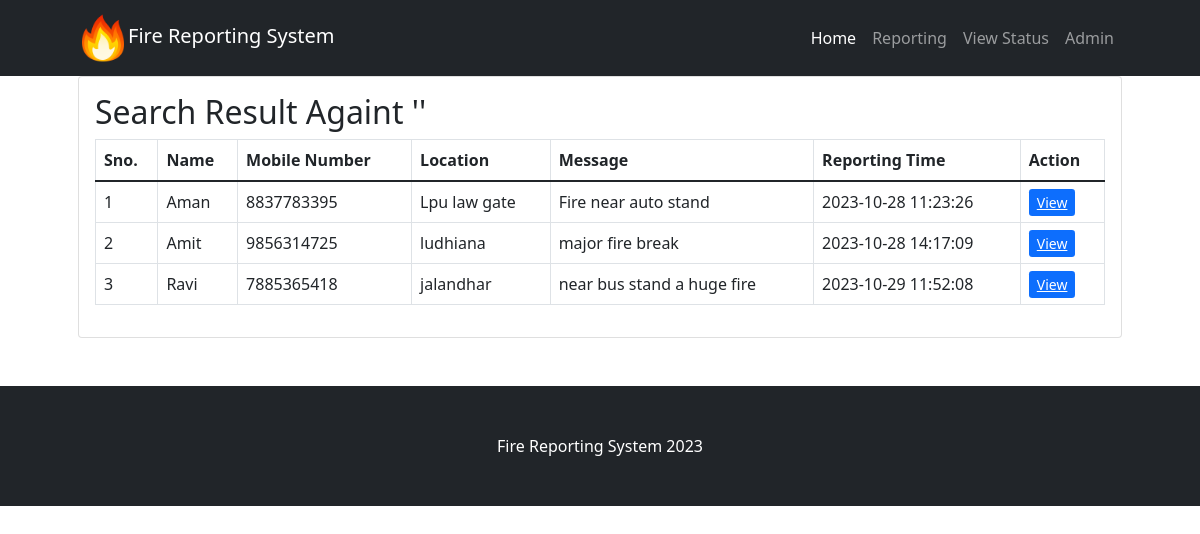
/Fire_reporting/search_result.php, run on the app's committed database.
### tables this page shows
CREATE TABLE `tblfirereport` (
  `id` int(11) NOT NULL,
  `fullName` varchar(225) DEFAULT NULL,
  `mobileNumber` bigint(12) DEFAULT NULL,
  `location` mediumtext DEFAULT NULL,
  `message` mediumtext DEFAULT NULL,
  `assignTo` int(11) DEFAULT NULL,
  `assignTme` varchar(225) NOT NULL,
  `status` varchar(100) NOT NULL,
  `postingDate` timestamp NOT NULL DEFAULT current_timestamp(),
  `assignTime` varchar(225) NOT NULL
);

### Fire_reporting/search_result.php (the view, shortened to what this page needs)
<?php include_once('includes/config.php');
?>
<!DOCTYPE html>
<html lang="en">
    <head>
        <link href="css/style.css" rel="stylesheet" />
    </head>
    <body>
<?php include_once('includes/header.php') ?>
        <div class="container px-4 px-lg-5">
            <div class="row gx-4 gx-lg-5">
                <div class="col-md-12 mb-5">
                    <div class="card h-100">
                        <div class="card-body">
                 <?php
$searchdata=$_POST['serachdata'];
?>
                            <h2 class="card-title">Search Result Againt '<?php echo $searchdata;?>'</h2>
                  <table class="table table-bordered" id="dataTable" width="100%" cellspacing="0">
                                    <thead>
                                       <tr>
                                            <th>Sno.</th>
                                            <th>Name</th>
                                            <th>Mobile Number</th>
                                            <th>Location </th>
                                             <th>Message</th>
                                             <th>Reporting Time</th>
                                            <th>Action</th>
                                        </tr>
                                    </thead>
                                    <tbody>
<?php $query=mysqli_query($con,"select * from tblfirereport where   fullName like '%$searchdata%' || mobileNumber like '%$searchdata%' || location like '%$searchdata%'");
$cnt=1;
while($row=mysqli_fetch_array($query)){
?>
                                        <tr>
                                            <td><?php echo $cnt;?></td>
                                            <td><?php echo $row['fullName'];?></td>
                                            <td><?php echo $row['mobileNumber'];?></td>
                                            <td><?php echo $row['location'];?></td>
                                            <td><?php echo $row['message'];?></td>
                                            <td><?php echo $row['postingDate'];?></td>
                                            <td>
                                <a href="details.php?requestid=<?php echo $row['id'];?>" class="btn-sm btn-primary">View</a>
                              </td>
                                        </tr>
                               <?php $cnt++;
                           } ?>
                                    </tbody>
                                </table>
        </div>
                    </div>
                </div>
            </div>
        </div>
<?php include_once('includes/footer.php') ?>
    </body>
</html>

### Fire_reporting/includes/header.php (shortened to what this page needs)
<nav class="navbar navbar-expand-lg navbar-dark bg-dark">
            <div class="container px-5">
                <a class="navbar-brand" href="index.php">   <img src="assets/logo.png"  width="50">Fire Reporting System</a>
                <div class="collapse navbar-collapse" id="navbarSupportedContent">
                    <ul class="navbar-nav ms-auto mb-2 mb-lg-0">
                        <li class="nav-item"><a class="nav-link active" aria-current="page" href="index.php
                            ">Home</a></li>
                        <li class="nav-item"><a class="nav-link" href="reporting.php">Reporting</a></li>
                        <li class="nav-item"><a class="nav-link" href="search.php">View Status</a></li>
                        <li class="nav-item"><a class="nav-link" href="admin/">Admin</a></li>
                    </ul>
                </div>
            </div>
        </nav>

### Fire_reporting/includes/footer.php
<footer class="py-5 bg-dark">
            <div class="container px-4 px-lg-5"><p class="m-0 text-center text-white"> Fire Reporting System 2023</p></div>
        </footer>

### data on the page
tblfirereport: fullName "Aman", mobileNumber "8837783395", location "Lpu law gate", message "Fire near auto stand", postingDate "2023-10-28 11:23:26"
tblfirereport: fullName "Amit", mobileNumber "9856314725", location "ludhiana", message "major fire break", postingDate "2023-10-28 14:17:09"
tblfirereport: fullName "Ravi", mobileNumber "7885365418", location "jalandhar", message "near bus stand a huge fire", postingDate "2023-10-29 11:52:08"
